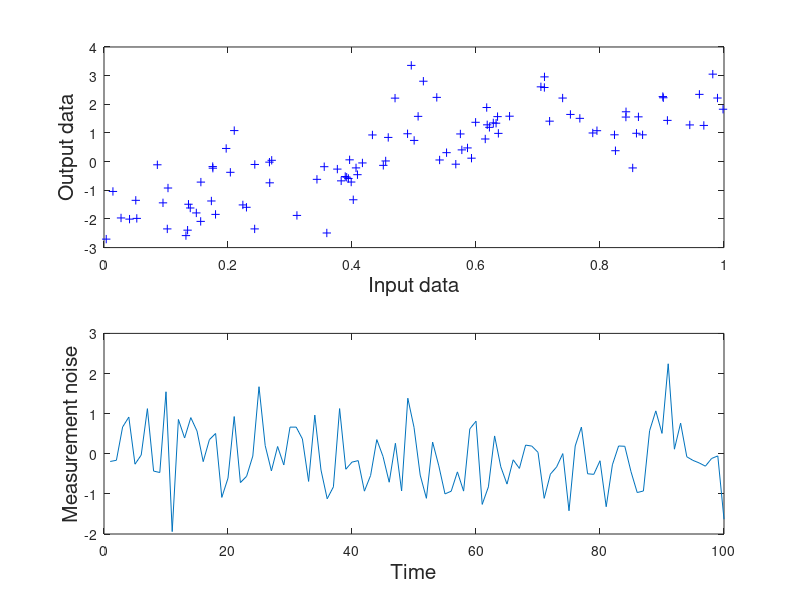

Write the MATLAB code that produced this figure. (Note: this script raises an error after producing the figure.)
% PURPOSE : To approximate a noisy nolinear function with RBFs, where the number
%           of parameters and parameter values are estimated via reversible jump
%           Markov Chain Monte Carlo (MCMC) simulation.
             
% AUTHOR  : Nando de Freitas - Thanks for the acknowledgement :-)
% DATE    : 21-01-99

clear;
echo off;

% INITIALISATION AND PARAMETERS:
% =============================

N = 100;                       % Number of time steps.
t = 1:1:N;                    % Time.
chainLength = 2000;           % Length of the Markov chain simulation.
burnIn = 1000;                % Burn In period.
bFunction = 'rjGaussian'      % Type of basis function.
par.doPlot = 0;               % 1 plot. 0 don't plot.
par.a = 2;                    % Hyperparameter for delta.  
par.b = 10;                   % Hyperparameter for delta.
par.e1 = 0.0001;              % Hyperparameter for nabla.    
par.e2 = 0.0001;              % Hyperparameter for nabla.   
par.v = 0.1; %0;                    % Hyperparameter for sigma    
par.gamma = 0.1; % 0;                % Hyperparameter for sigma. 
par.kMax = 50;                % Maximum number of basis.
par.arbC = 0.25;              % Constant for birth and death moves.
par.merge = .1;               % Split-Merge parameter.
par.Lambda = .5;              % Hybrid Metropolis decision parameter.
par.sRW = .001;               % Variance of noise in the random walk.
par.walkPer = 0.1;            % Percentange of random walk interval. 

% GENERATE THE DATA:
% =================
noiseVar = 0.5;
x = 4*rand(N,1)-2;                    % Input data - uniform in [-2,2].
u = randn(N,1);
noise = sqrt(noiseVar)*u;             % Measurement noise
varianceN=var(noise)
y = x + 2*exp(-16*(x.^(2))) + 2*exp(-16*((x-.7).^(2)))   + noise;  % Output data.
x=(x+2)/4;                            % Rescaling to [0,1].
ynn = y-noise;
xv = 4*rand(N,1)-2;                    % Input data - uniform in [-2,2].
uv = randn(N,1);
noisev = sqrt(noiseVar)*uv;   
yv = xv + 2*exp(-16*(xv.^(2))) + 2*exp(-16*((xv-.7).^(2)))   + noisev;  % Output data.
xv=(xv+2)/4;               
yvnn = yv-noisev;

figure(1)
subplot(211)
plot(x,y,'b+');
ylabel('Output data','fontsize',15);
xlabel('Input data','fontsize',15);
%axis([0 1 -3 3]);
subplot(212)
plot(noise)
ylabel('Measurement noise','fontsize',15);
xlabel('Time','fontsize',15);

fprintf('\n')
fprintf('Press a key to continue')
fprintf('\n')
pause;

% PERFORM REVERSE JUMP MCMC WITH RADIAL BASIS:
% ===========================================
[k,mu,alpha,sigma,nabla,delta,yp,ypv,post] = rjnn(x,y,chainLength,N,bFunction,par,xv,yv);

% COMPUTE CENTROID, MAP AND VARIANCE ESTIMATES:
% ============================================

[l,m]=size(mu{1});
[Nv,d]=size(xv);
l=chainLength-burnIn;
muvec=zeros(l,m);
alphavec=zeros(m+d+1,l);
ypred = zeros(N,l+1);
ypredv = zeros(Nv,l+1);
for i=1:N;
  ypred(i,:) = yp(i,1,burnIn:chainLength);
end;
for i=1:Nv;
  ypredv(i,:) = ypv(i,1,burnIn:chainLength);
end;
ypred = mean(ypred');
ypredv = mean(ypredv');
fevTrain =(y-ypred')'*(y-ypred')*inv((y-mean(y)*ones(size(y)))'*(y-mean(y)*ones(size(y))))
fevTest = (yv-ypredv')'*(yv-ypredv')*inv((yv-mean(yv)*ones(size(yv)))'*(yv-mean(yv)*ones(size(yv))))

% PLOTS:
% =====
figure;
[xv,i]=sort(xv);
yvnn=yvnn(i);
ypredv=ypredv(i);
yv=yv(i);
[x,i]=sort(x);
ynn=ynn(i);
ypred=ypred(i);
y=y(i);
plot(x,ynn,'k:',x,y,'b+',x,ypred,'r','linewidth',2)
ylabel('Train output','fontsize',15)
xlabel('Train input','fontsize',15)
printPmtkFigure('rjmcmcTrain')


figure
plot(xv,yvnn,'k:',xv,yv,'b+',xv,ypredv,'r','linewidth',2)
ylabel('Test output','fontsize',15)
xlabel('Test input','fontsize',15)
legend('True function','Test data','Prediction');
printPmtkFigure('rjmcmcTest')

% COMPUTE THE MOST LIKELY MODES:
% =============================
pInt=2;
support=[1:1:4];
probk=zeros((chainLength)/pInt,length(support));
for p=pInt:pInt:chainLength,  
  [probk(p/pInt,:),kmodes]=hist(k(1:p),support);
  probk(p/pInt,:)=probk(p/pInt,:)/p;
end;
figure;
plot(pInt:pInt:chainLength,probk(:,1),'k--',...
  pInt:pInt:chainLength,probk(:,2),'b:',...
  pInt:pInt:chainLength,probk(:,3),'r',...
  pInt:pInt:chainLength,probk(:,4),'g-.','linewidth',3);
xlabel('Chain length','fontsize',15)
ylabel('p(k|y)','fontsize',15)
legend('k=1','k=2','k=3','k=4')
modes = probk(chainLength/2,:);
printPmtkFigure('rjmcmcKvsTime')

%KPM
figure;
bar([probk(end,1) probk(end,2) probk(end,3) probk(end,4)])
title('p(k|data)')
printPmtkFigure('rjmcmcKhist')


% HISTOGRAMS:
% ==========
figure;
subplot(321)
hist(delta(burnIn:chainLength),80)
ylabel('Regularisation parameter','fontsize',15);
subplot(322)
plot(delta)
ylabel('Regularisation parameter','fontsize',15);
subplot(323)
hist(sigma(burnIn:chainLength),80)
ylabel('Noise variance','fontsize',15);
subplot(324)
plot(sigma)
ylabel('Noise variance','fontsize',15);
subplot(325)
hist(nabla(burnIn:chainLength),80)
ylabel('Poisson parameter','fontsize',15);
subplot(326)
plot(nabla)
ylabel('Poisson parameter','fontsize',15);















